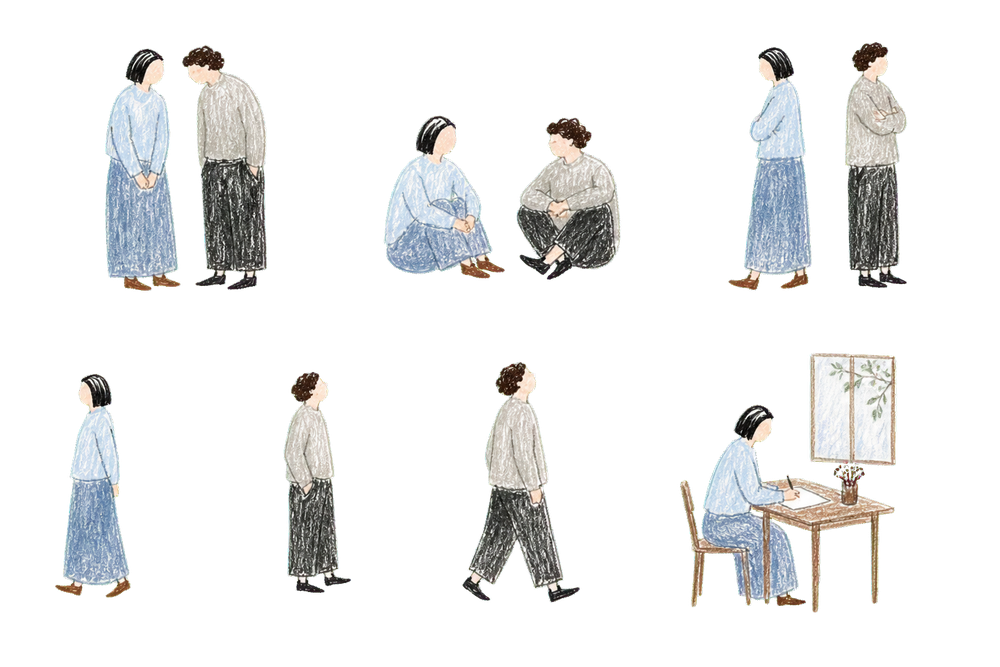
#> input picture site/assets/art/characters-sheet.png, 1000 x 667 px, shrunk from 1536 x 1024 before the run, found by its file name
$ python split-art-assets.py
#> lines starting #> are read from the running program, lines starting #| are printed output that depends on the picture
from pathlib import Path
from PIL import Image


ROOT = Path(__file__).resolve().parents[1]
ART = ROOT / "public" / "assets" / "art"


def trim_and_save(image, box, name, padding=12):
    crop = image.crop(box)
    alpha = crop.getchannel("A")
    bbox = alpha.getbbox()
    if bbox:
        crop = crop.crop(bbox)
    output = Image.new("RGBA", (crop.width + padding * 2, crop.height + padding * 2))
    output.alpha_composite(crop, (padding, padding))
    output.save(ART / name)


def main():
    ART.mkdir(parents=True, exist_ok=True)

    characters = Image.open(ART / "characters-sheet.png").convert("RGBA")
#> characters is the input picture: PIL image 1000x667 RGBA; mean R, G, B, A 35.5, 36, 35.8, 49.8
    width, height = characters.size
#> width = 1000; height = 667
    character_boxes = {
        "characters-connected.png": (0, 0, width // 3, height // 2),
        "characters-seated.png": (width // 3, 0, width * 2 // 3, height // 2),
        "characters-conflict.png": (width * 2 // 3, 0, width, height // 2),
        "characters-separated.png": (0, height // 2, width * 2 // 5, height),
        "character-leaving.png": (width * 2 // 5, height // 2, width * 2 // 3, height),
        "character-writing.png": (width * 2 // 3, height // 2, width, height),
    }
    for name, box in character_boxes.items():
        trim_and_save(characters, box, name)
#> this loop made 6 passes
#> bbox in trim_and_save on passes 1 to 6: (103, 42, 269, 294), (48, 113, 290, 282), (60, 39, 244, 293), (52, 36, 353, 267), (60, 26, 183, 272), (11, 17, 233, 282)
#> pass 1, in trim_and_save, `crop = image.crop(box)`:
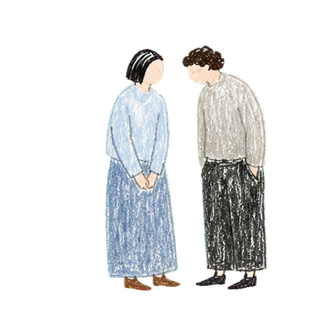
#> crop: PIL image 333x333 RGBA; mean R, G, B, A 41.6, 42.9, 43.3, 62.2; transparent parts drawn white
#> pass 1, in trim_and_save, `alpha = crop.getchannel("A")`:
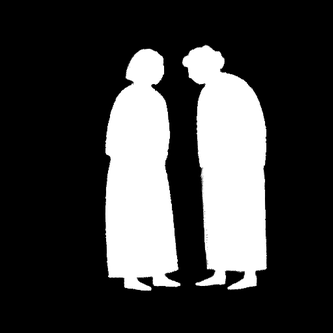
#> alpha: PIL image 333x333 L; min 0, max 255, mean 62.2
#> pass 1, in trim_and_save, `crop = crop.crop(bbox)`:
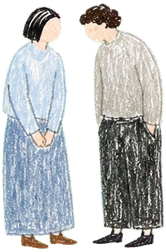
#> crop: PIL image 166x252 RGBA; mean R, G, B, A 110.3, 113.6, 114.8, 164.8; transparent parts drawn white

#> (the run stopped early here; a loop or call above may not have finished)
